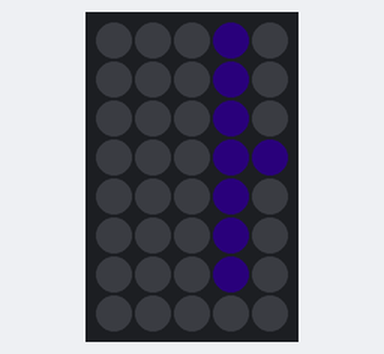
The sketch below on a simulated Arduino Uno, built with avr-gcc and run on an emulated ATmega328P. Shown: 5×8 RGB LED matrix (first LED top left, wired row by row). Dim RGB values are drawn brighter than linear.

Above: at 0.14 s.
At 7.26 s:
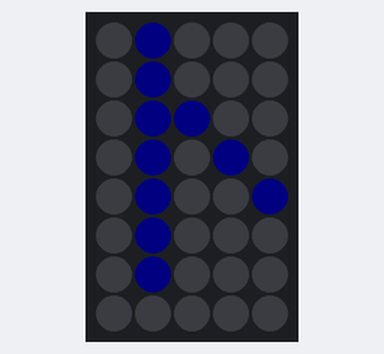
At 13.98 s:
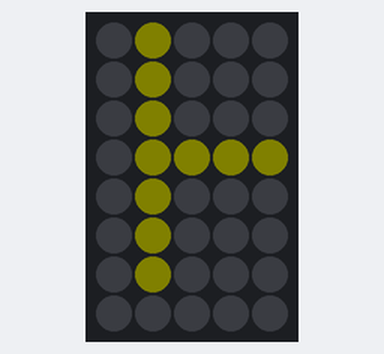
At 19.86 s:
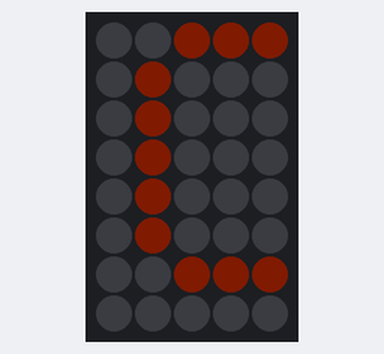
At 30.01 s:
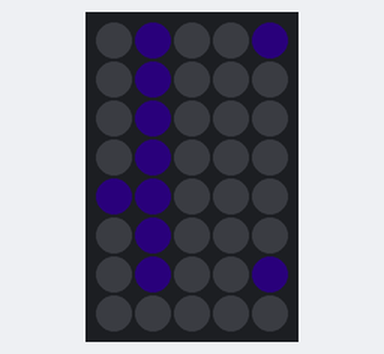
At 39.87 s:
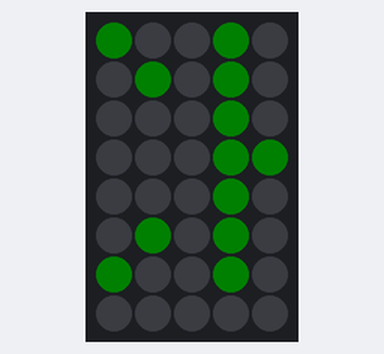

The sketch:

adruinoDemo.ino
```cpp
#include <Adafruit_GFX.h>
#include <Adafruit_NeoMatrix.h>
#include <Adafruit_NeoPixel.h>

char text[] = "HELLO NICK";

//declare the matrix (height, width, pin ...
Adafruit_NeoMatrix matrix = Adafruit_NeoMatrix(5, 8, 6,
  NEO_MATRIX_TOP     + NEO_MATRIX_RIGHT +
  NEO_MATRIX_COLUMNS + NEO_MATRIX_PROGRESSIVE,
  NEO_GRB            + NEO_KHZ800);

const uint16_t colors[] = {
  //rainbow colors
  matrix.Color(148, 0, 211), //violet
  matrix.Color(0, 0, 255), //blue
  matrix.Color(0, 255, 0), //green
  matrix.Color(255, 255, 0), //yellow
  matrix.Color(255, 127, 0), //orange
  matrix.Color(255, 0, 0) //red
};

/*
  ramdom colors -- work in progress
  const uint16_t colors[] = {
  matrix.Color(random(0, 255), random(0, 255), random(0, 255))
  }
*/

void setup() {
  matrix.begin();
  matrix.setTextWrap(false);
  matrix.setBrightness(5);
  matrix.setTextColor(colors[0]);
}

int x    = matrix.width();
int pass = 0;

void loop() {
  matrix.fillScreen(0);
  matrix.setCursor(x, 0);
  matrix.print(text);
  //6 pixels per character
  if(--x < -66) {
    x = matrix.width();
    //reset if at end of array
    //hard coded because sizeof doesn't work??? int sizeOfColors = sizeof(colors) - 1;
    if(++pass >= 6) {
      pass = 0;
    }
    matrix.setTextColor(colors[pass]);
  }
  matrix.show();
  Serial.print(sizeof(colors));
  delay(50);
}
```
